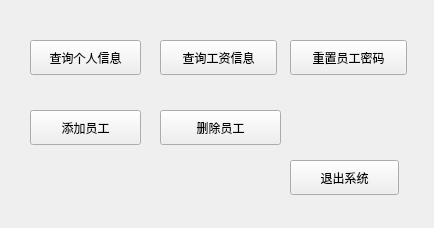
<?xml version="1.0" encoding="UTF-8"?>
<ui version="4.0">
 <class>MainWidget</class>
 <widget class="QWidget" name="MainWidget">
  <property name="geometry">
   <rect>
    <x>0</x>
    <y>0</y>
    <width>434</width>
    <height>228</height>
   </rect>
  </property>
  <property name="windowTitle">
   <string>管理员系统</string>
  </property>
  <widget class="QPushButton" name="query_info_btn">
   <property name="geometry">
    <rect>
     <x>30</x>
     <y>40</y>
     <width>111</width>
     <height>35</height>
    </rect>
   </property>
   <property name="text">
    <string>查询个人信息</string>
   </property>
  </widget>
  <widget class="QPushButton" name="query_sala_btn">
   <property name="geometry">
    <rect>
     <x>160</x>
     <y>40</y>
     <width>117</width>
     <height>35</height>
    </rect>
   </property>
   <property name="text">
    <string>查询工资信息</string>
   </property>
  </widget>
  <widget class="QPushButton" name="reset_pass_btn">
   <property name="geometry">
    <rect>
     <x>290</x>
     <y>40</y>
     <width>117</width>
     <height>35</height>
    </rect>
   </property>
   <property name="text">
    <string>重置员工密码</string>
   </property>
  </widget>
  <widget class="QPushButton" name="add_user_btn">
   <property name="geometry">
    <rect>
     <x>30</x>
     <y>110</y>
     <width>111</width>
     <height>35</height>
    </rect>
   </property>
   <property name="text">
    <string>添加员工</string>
   </property>
  </widget>
  <widget class="QPushButton" name="del_user_btn">
   <property name="geometry">
    <rect>
     <x>160</x>
     <y>110</y>
     <width>121</width>
     <height>35</height>
    </rect>
   </property>
   <property name="text">
    <string>删除员工</string>
   </property>
  </widget>
  <widget class="QPushButton" name="logout_btn">
   <property name="geometry">
    <rect>
     <x>290</x>
     <y>160</y>
     <width>109</width>
     <height>35</height>
    </rect>
   </property>
   <property name="text">
    <string>退出系统</string>
   </property>
  </widget>
 </widget>
 <layoutdefault spacing="6" margin="11"/>
 <resources/>
 <connections>
  <connection>
   <sender>logout_btn</sender>
   <signal>clicked()</signal>
   <receiver>MainWidget</receiver>
   <slot>close()</slot>
   <hints>
    <hint type="sourcelabel">
     <x>344</x>
     <y>177</y>
    </hint>
    <hint type="destinationlabel">
     <x>218</x>
     <y>119</y>
    </hint>
   </hints>
  </connection>
 </connections>
</ui>
